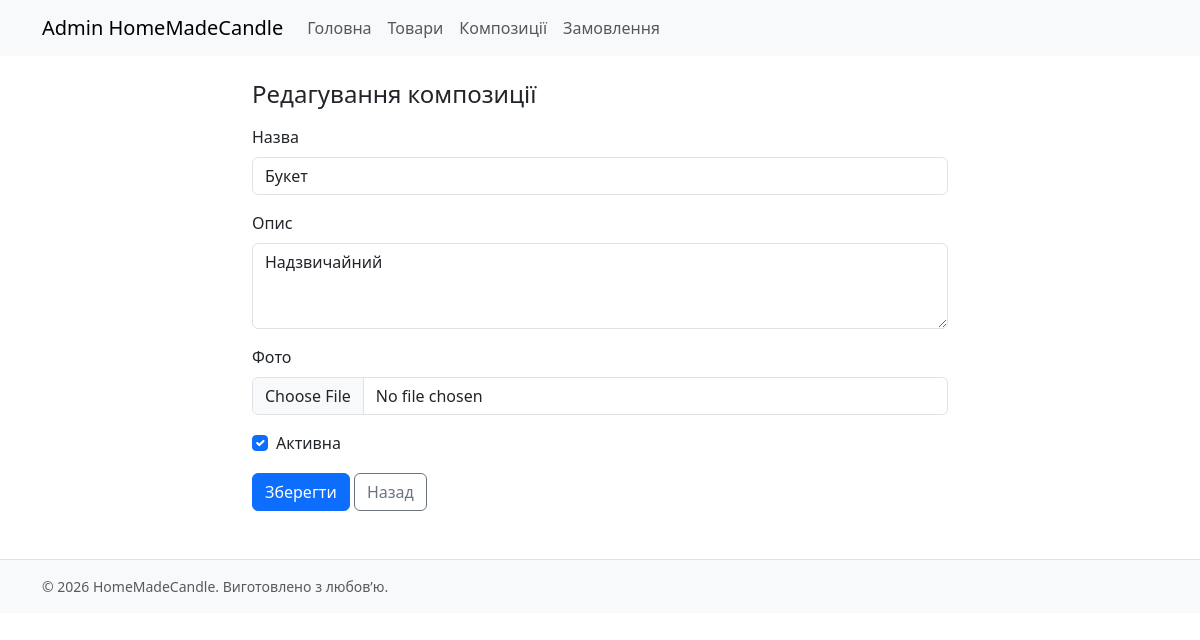
Page /admin/compositions/1/edit (signed in) on the earlier database version.
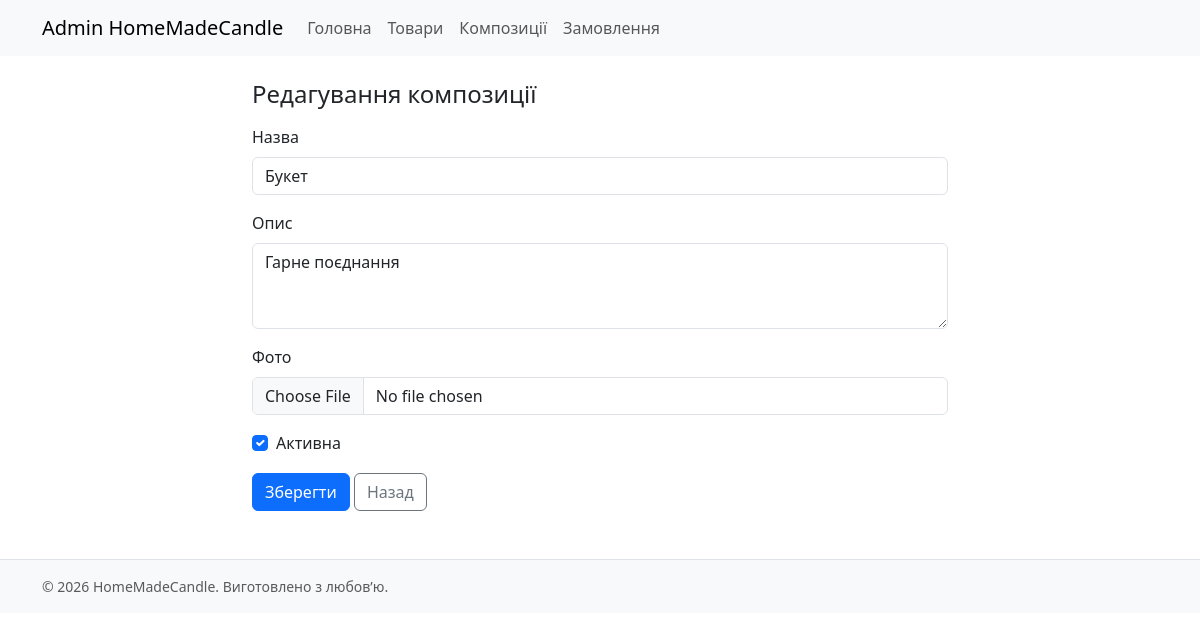
Same page on the later database version.
### models.py (models this page shows)
class Composition(db.Model):
    id = db.Column(db.Integer, primary_key=True)
    title = db.Column(db.String(120), nullable=False)
    description = db.Column(db.Text)
    image = db.Column(db.String(255))   # шлях до фото (filename)
    is_active = db.Column(db.Boolean, default=True)
    created_at = db.Column(db.DateTime, default=datetime.utcnow)

### blueprints/admin/routes.py (the view, shortened to what this page needs)
@bp.route("/compositions/<int:comp_id>/edit", methods=["GET", "POST"])
@login_required
def composition_edit(comp_id):
    comp = Composition.query.get_or_404(comp_id)
    return render_template("admin/composition_form.html", composition=comp)

### blueprints/admin/routes.py (called while the page is built)
@login_manager.user_loader
def load_user(user_id):
    return User.query.get(int(user_id))

### templates/admin/composition_form.html
{% extends "base.html" %}
{% block content %}
<div class="container" style="max-width: 720px;">
  <h1 class="h4 mb-3">{{ 'Створення композиції' if not composition else 'Редагування композиції' }}</h1>
  <form method="post" enctype="multipart/form-data" class="row g-3">
    <div class="col-12">
      <label class="form-label">Назва</label>
      <input name="title" class="form-control" value="{{ composition.title if composition else '' }}" required>
    </div>
    <div class="col-12">
      <label class="form-label">Опис</label>
      <textarea name="description" class="form-control" rows="3">{{ composition.description if composition else '' }}</textarea>
    </div>
    <div class="col-12">
      <label class="form-label">Фото</label>
      <input type="file" name="image" class="form-control" accept=".jpg,.jpeg,.png,.gif">
    </div>
    <div class="col-12">
      <div class="form-check">
        <input class="form-check-input" type="checkbox" name="is_active" id="is_active" {% if composition and composition.is_active %}checked{% endif %}>
        <label class="form-check-label" for="is_active">Активна</label>
      </div>
    </div>
    <div class="col-12">
      <button class="btn btn-primary" type="submit">Зберегти</button>
      <a class="btn btn-outline-secondary" href="{{ url_for('admin.composition_list') }}">Назад</a>
    </div>
  </form>
</div>
{% endblock %}

Differences in the rows shown:
changed Composition "Букет": description "Надзвичайний" → "Гарне поєднання"
